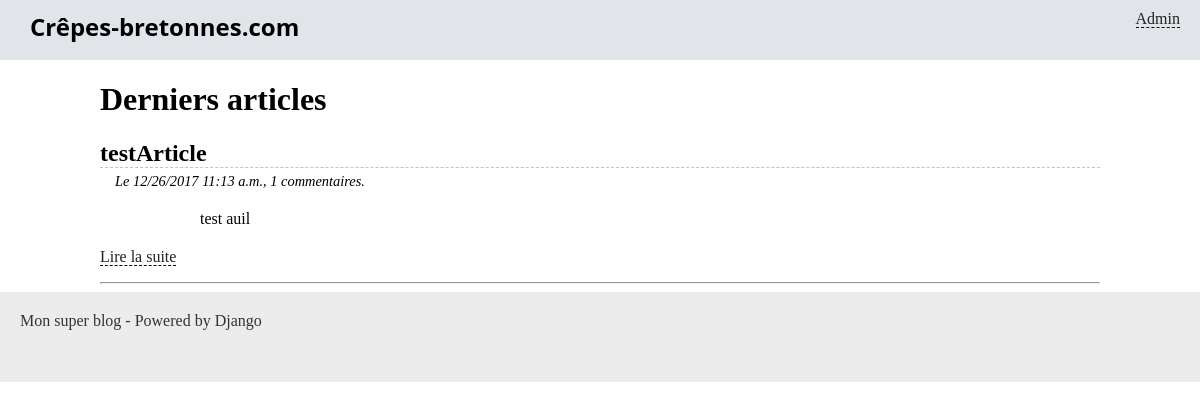
The page /blog/ on the database as committed earlier.
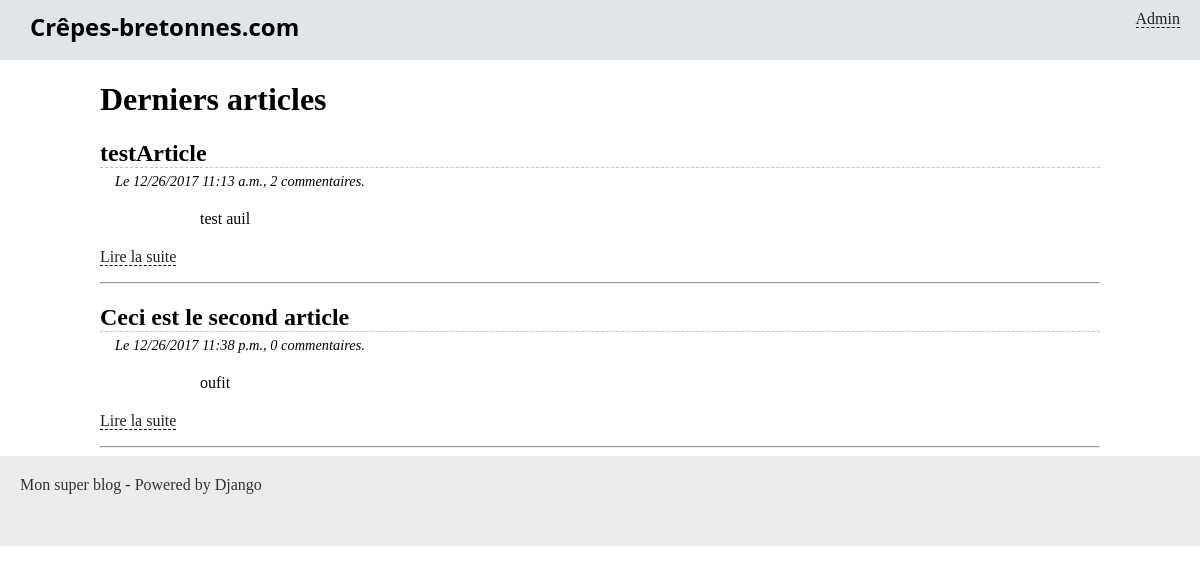
The same page on the database as committed later.
### blog/models.py (models this page shows, shortened)
class Article(models.Model):
    titre = models.CharField(max_length=100)
    slug = models.SlugField()
    auteur = models.CharField(max_length=42)
    contenu = models.TextField(null=True)
    date = models.DateTimeField(verbose_name="Date de parution",
                                auto_now_add=True, auto_now=False)
    is_visible = models.BooleanField(verbose_name="Article publié ?",
                                     default=False)
    categorie = models.ForeignKey('Categorie', on_delete=models.CASCADE)

### blog/views.py (the view)
# urls.py: path('', views.accueil, name='accueil'),
def accueil(request):
    articles = Article.objects.all().annotate(nbrcommentaire=models.Sum(
        models.Case(
            models.When(comment__is_visible=1, then=1),
            default=0, output_field=models.IntegerField()
        )))
    print(articles.query)
    return render(request, 'blog/accueil.html', {'articles': articles})

### blog/templates/blog/accueil.html (shortened to what this page needs)
{% extends "blog/base.html" %}
{% block content %}
	<h1>Derniers articles</h1>
	{% for article in articles %}
		<h2 class="titre-article">{{ article.titre }}</h2>
		<p class="infos-article">Le {{ article.date|date:'SHORT_DATETIME_FORMAT' }}, {{ article.nbrcommentaire }} commentaires.</p>
		<div class="contenu-article">
			{{ article.contenu|safe|truncatewords_html:30 }}
		</div>
		<p><a href="{% url 'blog_lire' article.slug %}">Lire la suite</a></p>
		<hr />
	{% endfor %}
{% endblock %}

Rows that differ between the two databases and show on the page:
computed for Article "testArticle": nbrcommentaire "1" → "2"
added Article: titre "Ceci est le second article", date "12/26/2017 11:38 p.m.", nbrcommentaire "0", contenu "oufit"
